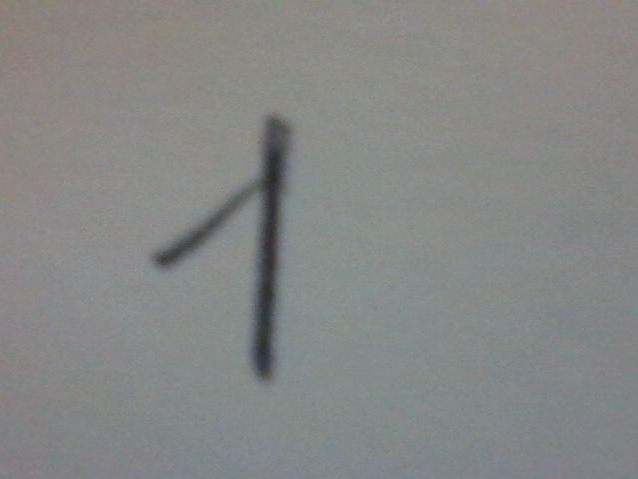
#> input picture image_colab1/image_0.png, 638 x 479 px, found by its file name; its folder holds only this picture in this run
$ jupyter execute --allow-errors BTcolab_01.ipynb   (shell and % lines are left out)
#> lines starting #> are read from the running program, lines starting #| are printed output that depends on the picture; after the words box and inside, x2 and y2 are one past the last pixel; in counts of white or black regions, pixels touching at a corner belong together
                                                           **BÀI TẬP COLAB SỐ 01**

RECOGNIZING HAND-WRITTEN DIGITS

LỚP: CS114.L22.KHCL

NHÓM:

- Trịnh Tuấn Nam - 19521874

- Nguyễn Dương Hải - 19521464

Nguồn tham khảo:

Recognizing hand-written digits - [LINK](https://scikit-learn.org/stable/auto_examples/classification/plot_digits_classification.html#sphx-glr-auto-examples-classification-plot-digits-classification-py)

# Recognizing hand-written digits

This example shows how scikit-learn can be used to recognize images of
hand-written digits, from 0-9.

[cell 1]
print(__doc__)

# Author: Gael Varoquaux <gael dot varoquaux at normalesup dot org>
# License: BSD 3 clause

# Standard scientific Python imports
import matplotlib.pyplot as plt

# Import datasets, classifiers and performance metrics
from sklearn import datasets, svm, metrics
from sklearn.model_selection import train_test_split

## Digits dataset

The digits dataset consists of 8x8
pixel images of digits. The ``images`` attribute of the dataset stores
8x8 arrays of grayscale values for each image. We will use these arrays to
visualize the first 4 images. The ``target`` attribute of the dataset stores
the digit each image represents and this is included in the title of the 4
plots below.

Note: if we were working from image files (e.g., 'png' files), we would load
them using :func:`matplotlib.pyplot.imread`.

[cell 2]
digits = datasets.load_digits()

_, axes = plt.subplots(nrows=1, ncols=4, figsize=(10, 3))
for ax, image, label in zip(axes, digits.images, digits.target):
    ax.set_axis_off()
    ax.imshow(image, cmap=plt.cm.gray_r, interpolation='nearest')
    ax.set_title('Training: %i' % label)
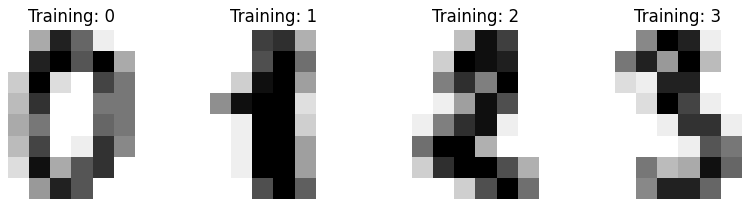
#> figure drawn by matplotlib, 4 panels

## Classification

To apply a classifier on this data, we need to flatten the images, turning
each 2-D array of grayscale values from shape ``(8, 8)`` into shape
``(64,)``. Subsequently, the entire dataset will be of shape
``(n_samples, n_features)``, where ``n_samples`` is the number of images and
``n_features`` is the total number of pixels in each image.

We can then split the data into train and test subsets and fit a support
vector classifier on the train samples. The fitted classifier can
subsequently be used to predict the value of the digit for the samples
in the test subset.

[cell 3]
# flatten the images
n_samples = len(digits.images)
data = digits.images.reshape((n_samples, -1))
print(data[0])

# Create a classifier: a support vector classifier
clf = svm.SVC(gamma=0.001)

# Split data into 50% train and 50% test subsets
X_train, X_test, y_train, y_test = train_test_split(
    data, digits.target, test_size=0.5, shuffle=False)

# Learn the digits on the train subset
clf.fit(X_train, y_train)
print(X_test)

# Predict the value of the digit on the test subset
predicted = clf.predict(X_test)

Below we visualize the first 4 test samples and show their predicted
digit value in the title.

[cell 4]
_, axes = plt.subplots(nrows=1, ncols=4, figsize=(10, 3))
for ax, image, prediction in zip(axes, X_test, predicted):
    ax.set_axis_off()
    image = image.reshape(8, 8)
    ax.imshow(image, cmap=plt.cm.gray_r, interpolation='nearest')
    ax.set_title(f'Prediction: {prediction}')
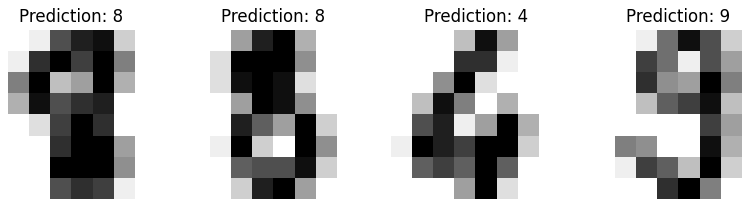
#> figure drawn by matplotlib, 4 panels

:func:`~sklearn.metrics.classification_report` builds a text report showing
the main classification metrics.

[cell 5]
print(f"Classification report for classifier {clf}:\n"
      f"{metrics.classification_report(y_test, predicted)}\n")

We can also plot a `confusion matrix <confusion_matrix>` of the
true digit values and the predicted digit values.

#> (a cell that did not finish here is left out)

[cell 7]
from IPython.display import display, Javascript
from google.colab.output import eval_js
from base64 import b64decode

def take_photo(filename='photo.jpg', quality=0.8):
  js = Javascript('''
    async function takePhoto(quality) {
      const div = document.createElement('div');
      const capture = document.createElement('button');
      capture.textContent = 'Capture';
      div.appendChild(capture);

      const video = document.createElement('video');
      video.style.display = 'block';
      const stream = await navigator.mediaDevices.getUserMedia({video: true});

      document.body.appendChild(div);
      div.appendChild(video);
      video.srcObject = stream;
      await video.play();

      // Resize the output to fit the video element.
      google.colab.output.setIframeHeight(document.documentElement.scrollHeight, true);

      // Wait for Capture to be clicked.
      await new Promise((resolve) => capture.onclick = resolve);

      const canvas = document.createElement('canvas');
      canvas.width = video.videoWidth;
      canvas.height = video.videoHeight;
      canvas.getContext('2d').drawImage(video, 0, 0);
      stream.getVideoTracks()[0].stop();
      div.remove();
      return canvas.toDataURL('image/jpeg', quality);
    }
    ''')
  display(js)
  data = eval_js('takePhoto({})'.format(quality))
  binary = b64decode(data.split(',')[1])
  with open(filename, 'wb') as f:
    f.write(binary)
  return filename

[cell 8]
from IPython.display import Image
try:
  filename = take_photo()
  print('Saved to {}'.format(filename))
  display(Image(filename))
except Exception as err:
  print(str(err))

[cell 9]
import cv2
import numpy as np
from google.colab.patches import cv2_imshow
# Đọc hình ảnh chụp từ webcam
image = cv2.imread('photo.jpg')
# Chuyển ảnh về thang mày xám
#> (the rest of this cell did not finish here and is left out)

#> (a cell that did not finish here is left out)

#> (a cell that did not finish here is left out)

#> (a cell that did not finish here is left out)

[cell 13]
from google.colab import drive
drive.mount('/content/drive')

[cell 14]
import os
from google.colab.patches import cv2_imshow

# Lấy đường link truy cập vào dataset ảnh từ drive
# Link ảnh từ drive: https://drive.google.com/drive/u/0/folders/1YX0KhCEit3uSWiPxWfOeqDFQClQGH7My
link_drive = '/content/drive/MyDrive/Image_colab1/'
all_datas = os.listdir(link_drive)
# Số lượng ảnh từ drive
n_images = len(all_datas)
print("Số lượng ảnh từ drive:", n_images)
for i in range(n_images):
  image = cv2.imread(link_drive + all_datas[i])
#> image is the input picture: shape (479, 638, 3); mean B, G, R 133.9, 135, 133.5
  _, axes = plt.subplots(nrows=1, ncols=3, figsize=(20, 10))
  ax = axes[0]
  ax.set_axis_off()
  ax.imshow(image, interpolation='nearest')
  ax.set_title(f'Ảnh gốc')
  ax = axes[1]
  ax.set_axis_off()
  # Đọc ảnh thang màu xám
  image_gray = cv2.cvtColor(image,cv2.COLOR_BGR2GRAY)
  image_blur = cv2.GaussianBlur(image_gray,(5,5),0)

  #Chuyển đổi hình ảnh thang độ xám thành nhị phân
  im,thre = cv2.threshold(image_blur,115,255,cv2.THRESH_BINARY_INV)
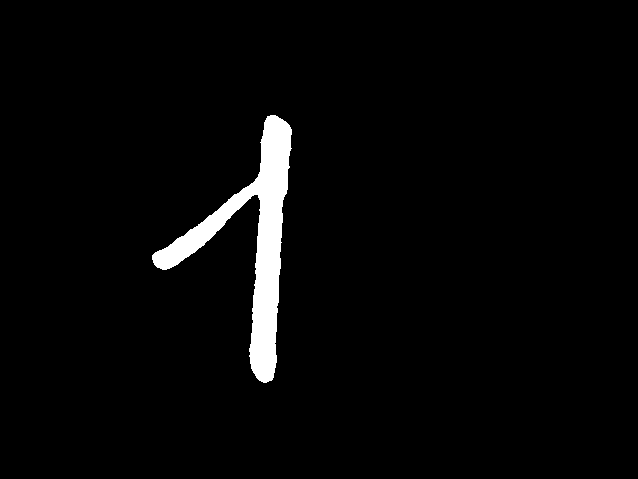
#> thre: shape (479, 638); 2.9% white; 1 white region, box (x1, y1, x2, y2) and area: (152, 115, 292, 383) 8970

  ax.imshow(thre,cmap='gray', interpolation='nearest')
  ret,thresh2 = cv2.threshold(thre,200,255,cv2.THRESH_BINARY_INV)
  crop_img = thre[50:400,100:450]
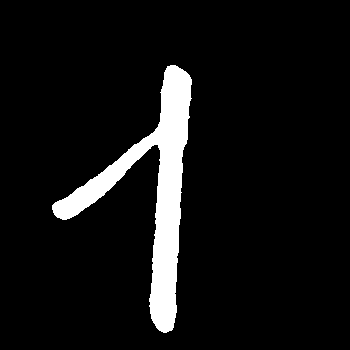
#> crop_img: shape (350, 350); 7.3% white; 1 white region, box (x1, y1, x2, y2) and area: (52, 65, 192, 333) 8970
  ax.imshow(crop_img,cmap='gray', interpolation='nearest')
  ax.set_title(f'Ảnh trắng đen và đã cắt')

  #Resize ảnh
  ax = axes[2]

  a = cv2.resize(crop_img,(8,8),interpolation = cv2.INTER_AREA)
  a = a/255 * 15
  plt.imshow(a, cmap = 'gray', interpolation='nearest')
  a = a.reshape(1, 64)

  #Kết quả dự đoán
  predict = clf.predict(a)
#> predict = [7]
  ax.set_title(f'Ảnh sau khi resize, Kết quả = {predict}')
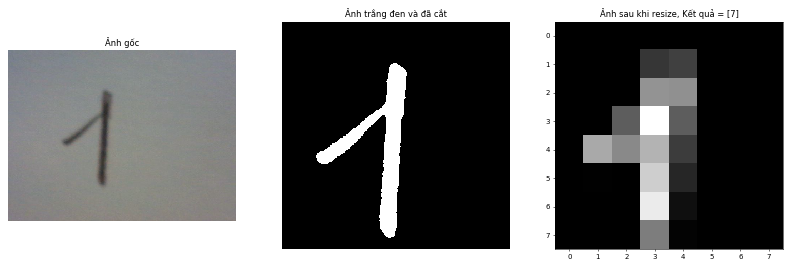
#> figure drawn by matplotlib, 3 panels; B, G, R data is drawn as R, G, B

$ run again, on image_colab1/image_12.png
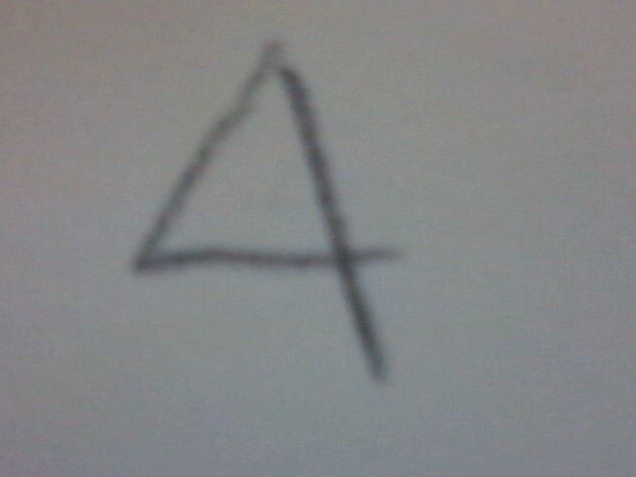
#> input picture image_colab1/image_12.png, 636 x 477 px, found by its file name
#> image is the input picture: shape (477, 636, 3); mean B, G, R 134.6, 133.6, 132.2
#> `im,thre = cv2.threshold(image_blur,115,255,cv2.THRESH_BINARY_INV)`:
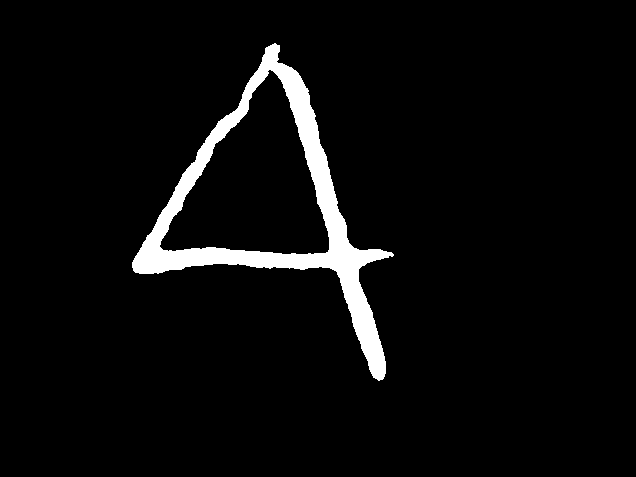
#> thre: shape (477, 636); 4.5% white; 1 white region, box (x1, y1, x2, y2) and area: (132, 43, 394, 381) 13558
#> crop_img: shape (350, 350); 11% white; 1 white region, box (x1, y1, x2, y2) and area: (32, 0, 294, 331) 13485
#> predict = [9]
#> `[cell 14] import os from google.colab.patches import cv2_imshow  # Lấy..`:
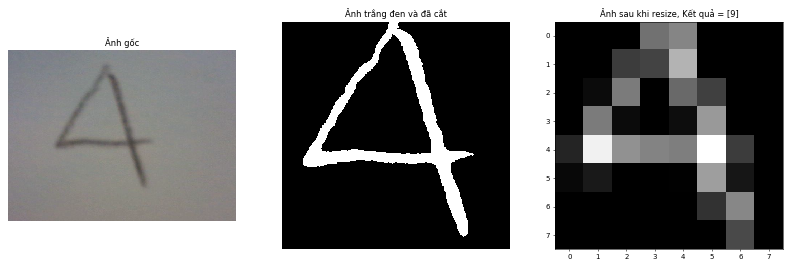
#> figure drawn by matplotlib, 3 panels; B, G, R data is drawn as R, G, B

$ run again, on image_colab1/image_13.png
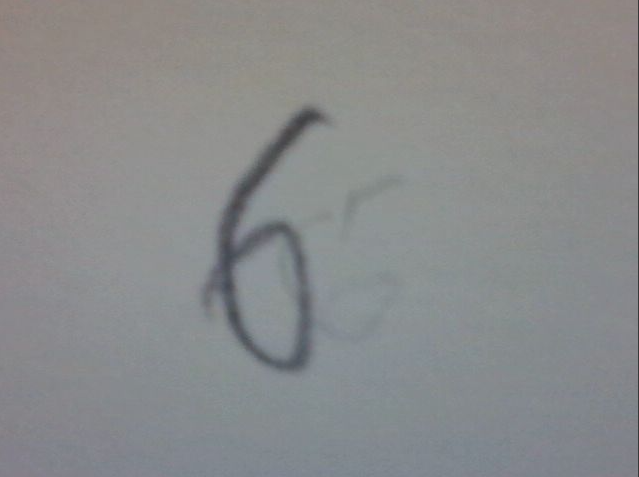
#> input picture image_colab1/image_13.png, 639 x 477 px, found by its file name
#> image is the input picture: shape (477, 639, 3); mean B, G, R 139.4, 138.6, 137.3
#> `im,thre = cv2.threshold(image_blur,115,255,cv2.THRESH_BINARY_INV)`:
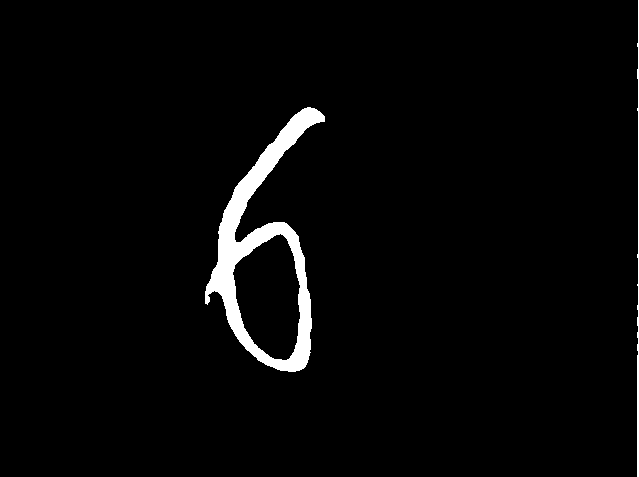
#> thre: shape (477, 639); 2.8% white; 2 white regions, box (x1, y1, x2, y2) and area: (205, 107, 325, 372) 7883, (637, 0, 639, 477) 649
#> crop_img: shape (350, 350); 6.4% white; 1 white region, box (x1, y1, x2, y2) and area: (105, 57, 225, 322) 7883
#> predict = [8]
#> `[cell 14] import os from google.colab.patches import cv2_imshow  # Lấy..`:
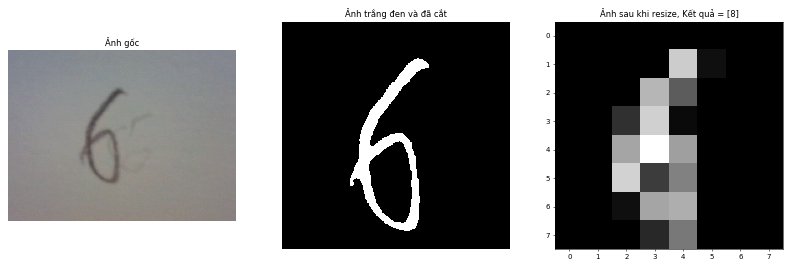
#> figure drawn by matplotlib, 3 panels; B, G, R data is drawn as R, G, B

$ run again, on image_colab1/image_14.png
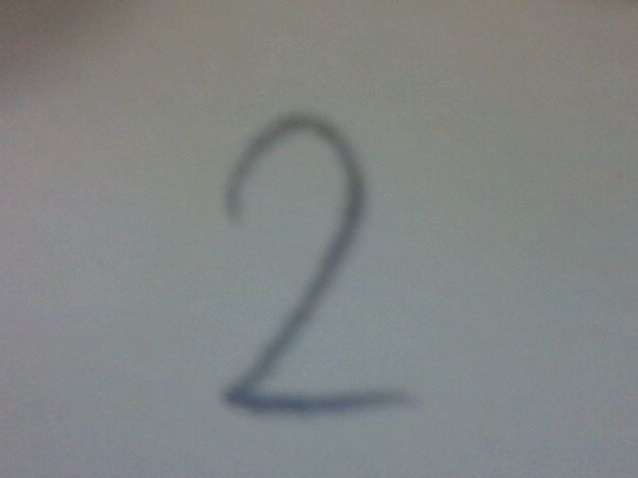
#> input picture image_colab1/image_14.png, 638 x 478 px, found by its file name
#> image is the input picture: shape (478, 638, 3); mean B, G, R 132.6, 133.1, 129.9
#> `im,thre = cv2.threshold(image_blur,115,255,cv2.THRESH_BINARY_INV)`:
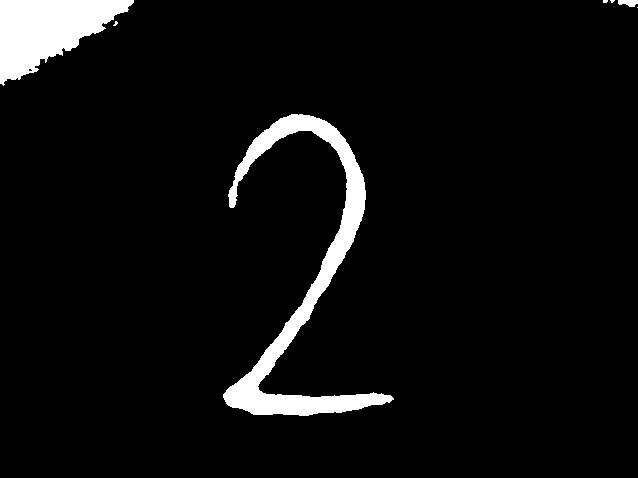
#> thre: shape (478, 638); 5.3% white; 7 white regions (4 under 20 px), largest, box (x1, y1, x2, y2) and area: (223, 114, 394, 416) 9667, (0, 0, 134, 86) 6463, (618, 0, 638, 7) 106
#> crop_img: shape (350, 350); 6.4% white; 1 white region, box (x1, y1, x2, y2) and area: (123, 64, 294, 350) 7783
#> predict = [7]
#> `[cell 14] import os from google.colab.patches import cv2_imshow  # Lấy..`:
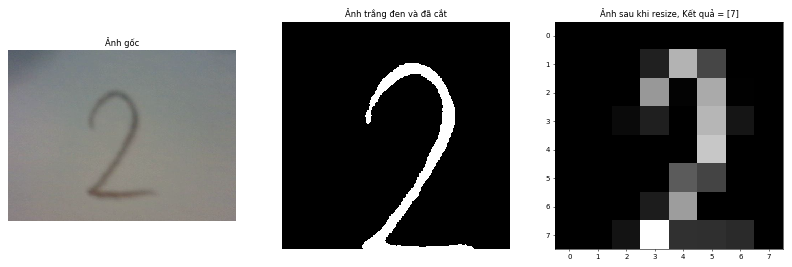
#> figure drawn by matplotlib, 3 panels; B, G, R data is drawn as R, G, B
